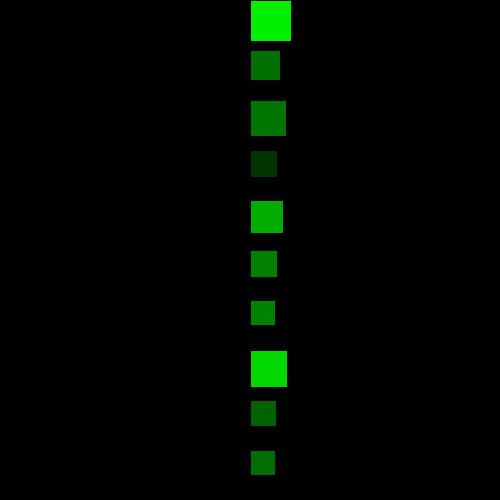
Frame 1 (no input)
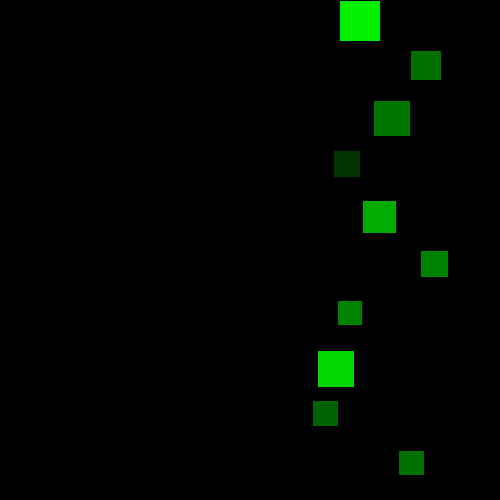
Frame 60 (the mouse pressed at the canvas centre just before this capture)
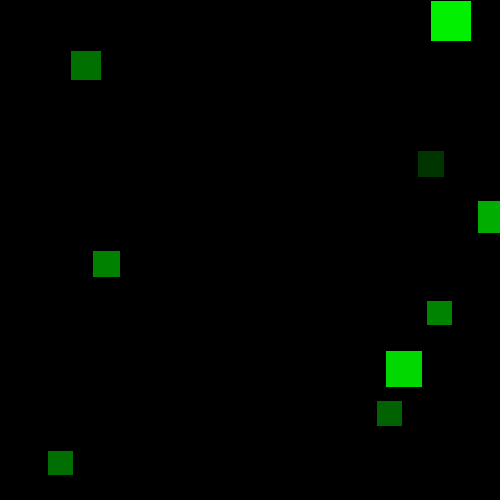
Frame 120 (the mouse held since frame 60 and released just before this capture)

The Processing sketch that drew these frames (run headless with seeded random() and noise(); from frame 60 on, the mouse is pressed at the canvas centre):

// Processing sketch: arregloSimple
// ── arregloSimple.pde
float [] px; // declaro el arreglo
float [] dx;
float [] tam;
color [] relleno;
int cant = 10; 
int sep;
void setup() {
  size(500, 500);
  sep = height/cant;
  px = new float[cant]; // asigno cantidad de memoria
  dx = new float[cant]; // asigno cantidad de memoria
  tam = new float[cant]; // asigno cantidad de memoria
  relleno = new color[cant];

  /*px[0] = width/2;
   px[1] = width/2;
   px[2] = width/2;
   px[3] = width/2;
   px[4] = width/2; // asignar valor uno x uno (nunca usar esto)*/

  for (int i= 0; i<cant; i++) {
    tam[i] = random(sep/2, sep);
    px[i] = width/2;
    dx[i] = random(1, 3); // asigna un valor aleatorio
    relleno[i] = color(0, random(50, 250), 0);
  }
}
void draw() {
  background(0);
  for (int i=0; i<cant; i++) {
    fill(relleno[i]);
    rect(px[i], i*sep, tam[i], tam[i]);
    if (px[i]>width) {
      px[i]= 0;
    }
    px[i] += dx[i];
  }
}
